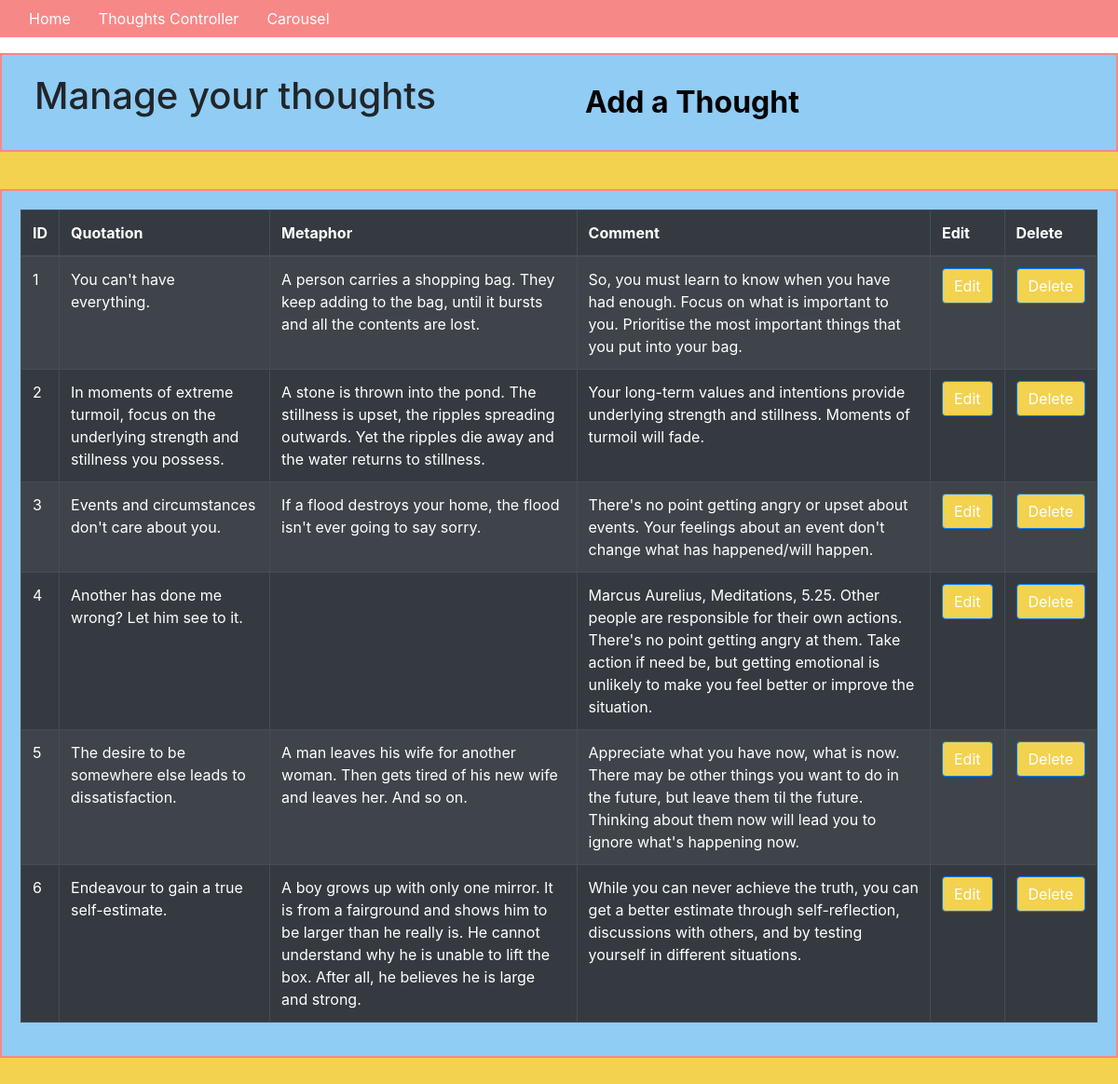
/thoughts_controller, run on an earlier commit of the app's database.
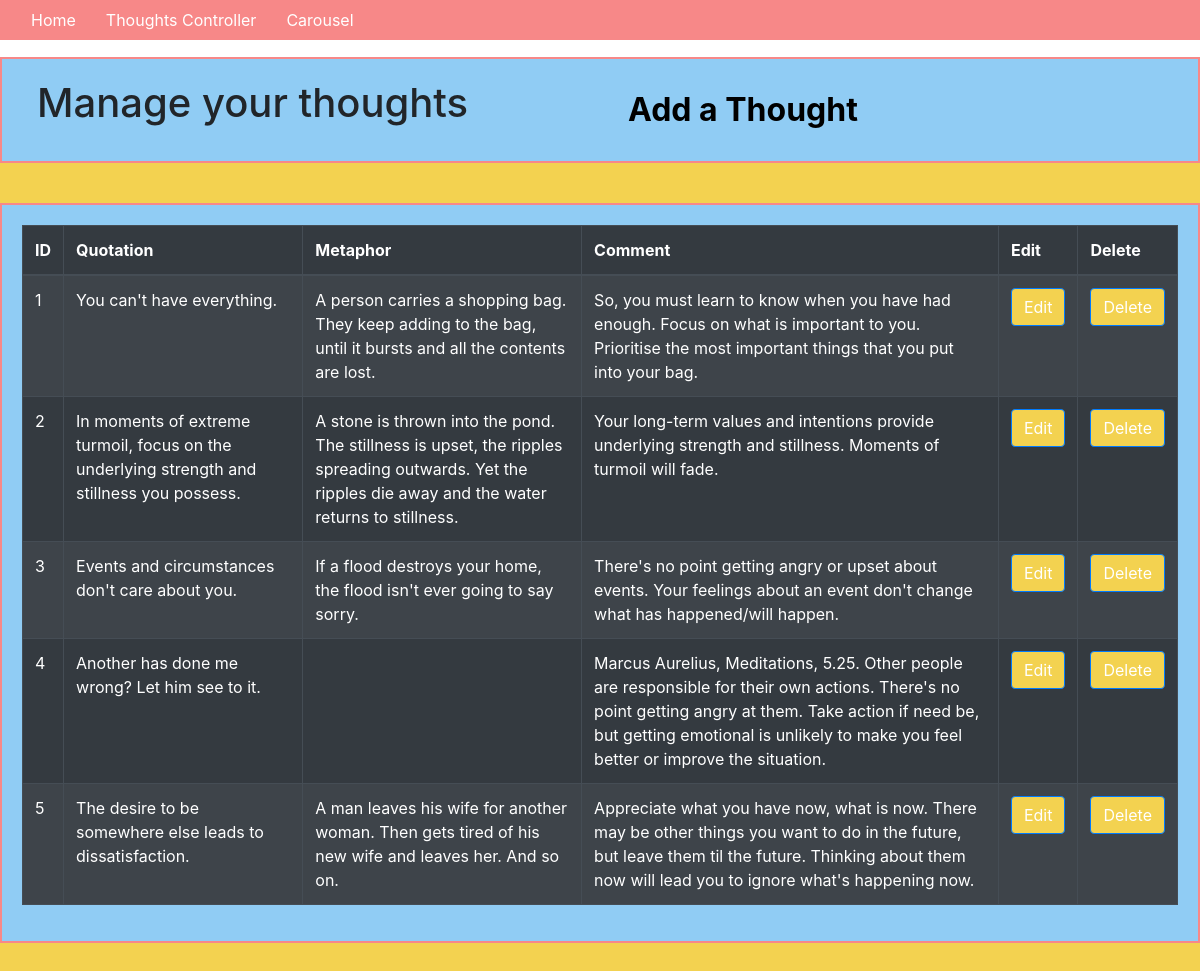
And on a later commit of the database.
### app/models.py (models this page shows, shortened)
class Thought(db.Model):
    id = db.Column(db.Integer, primary_key=True)
    quotation = db.Column(db.Text(), index=True)
    metaphor = db.Column(db.Text(), default="This metaphor is waiting to be created", index=True)
    comment = db.Column(db.Text())

### app/routes.py (the view)
@app.route('/thoughts_controller')
def show_all_thoughts():
    thoughts = Thought.query.all()
    return render_template('thoughts_controller.html', thoughts=thoughts)

### app/templates/thoughts_controller.html (shortened to what this page needs)
{% extends "base.html" %} {% block content %}
<div class="container-fluid">
    <div class="row">
        <div class="col-sm-6">
            <h1>Manage your thoughts</h1>
        </div>
        <div class="col-sm-3">
            <button type="button" class="btn btn-link" data-toggle="modal" data-target="#myAddModal">Add a Thought
            </button>
        </div>
    </div>
    <div class="row">
        <table class="table table-bordered table-dark table-striped table-hover table-responsive">
            <thead>
                <th>ID</th>
                <th>Quotation</th>
                <th>Metaphor</th>
                <th>Comment</th>
                <th>Edit</th>
                <th>Delete</th>
            </thead>
            <tbody>
                {% for thought in thoughts %}
                <tr>
                    <td>{{ thought.id }}</td>
                    <td>{{ thought.quotation }}</td>
                    <td>{{ thought.metaphor }}</td>
                    <td>{{ thought.comment }}</td>
                    <td>
                        <button type="button" class="btn btn-primary" data-toggle="modal" data-target="#myEditModal{{thought.id}}">Edit
                        </button>
                    </td>
                    <td>
                        <button type="button" class="btn btn-primary" data-toggle="modal" data-target="#myDeleteModal{{thought.id}}">Delete
                                </button>
                    </td>
                </tr>
                {% endfor %}
            </tbody>
        </table>
    </div>
</div>
{% endblock %}

### app/templates/base.html (shortened to what this page needs)
<!DOCTYPE html>
<html lang="en">
<head>
    <link rel="stylesheet" href="../static/css/styles.css">
    <link rel="stylesheet" href="https://stackpath.bootstrapcdn.com/bootstrap/4.4.1/css/bootstrap.min.css">
</head>
<body>
    <div class="header">
        <nav class="navbar fixed-top navbar-expand-sm">
            <div class="collapse navbar-collapse" id="navbarMenu">
                <ul class="navbar-nav">
                    <li><a href="/">Home</a></li>
                    <li><a href="/thoughts_controller">Thoughts Controller</a></li>
                    <li><a href="/carousel">Carousel</a></li>
                </ul>
            </div>
        </nav>
    </div>
    <hr> {% block content %}{% endblock %}
</body>
</html>

### app/static/css/styles.css (style rules this page uses)
html { background-color: #F3D250; font-family: 'Lucida Sans', 'Lucida Sans Regular', 'Lucida Grande', 'Lucida Sans Unicode', Geneva, Verdana, sans-serif }
header, body { background-color: #F3D250; font-family: 'Lucida Sans', 'Lucida Sans Regular', 'Lucida Grande', 'Lucida Sans Unicode', Geneva, Verdana, sans-serif }
nav { background-color: #F78888; }
nav a { color: white; padding: 15px }
.navbar-nav { list-style-type: none; }
.container-fluid { background-color: #F3D250; }
.row { padding: 20px; background-color: #90CCF4; border: solid #F78888 2px; margin: 40px }
.btn.btn-primary { background-color: #F3D250 }
.btn.btn-link { font-size: 2em; font-weight: bolder; color: black }

What changed in the data, as far as the page shows it:
removed Thought: id "6", quotation "Endeavour to gain a true self-estimate.", metaphor "A boy grows up with only one mirror. It is from a fairground and shows him to be larger than he really is. He cannot understand why he is unable to lift the box. After all, he believes he is large and strong.", comment "While you can never achieve the truth, you can get a better estimate through self-reflection, discussions with others, and by testing yourself in different situations."
